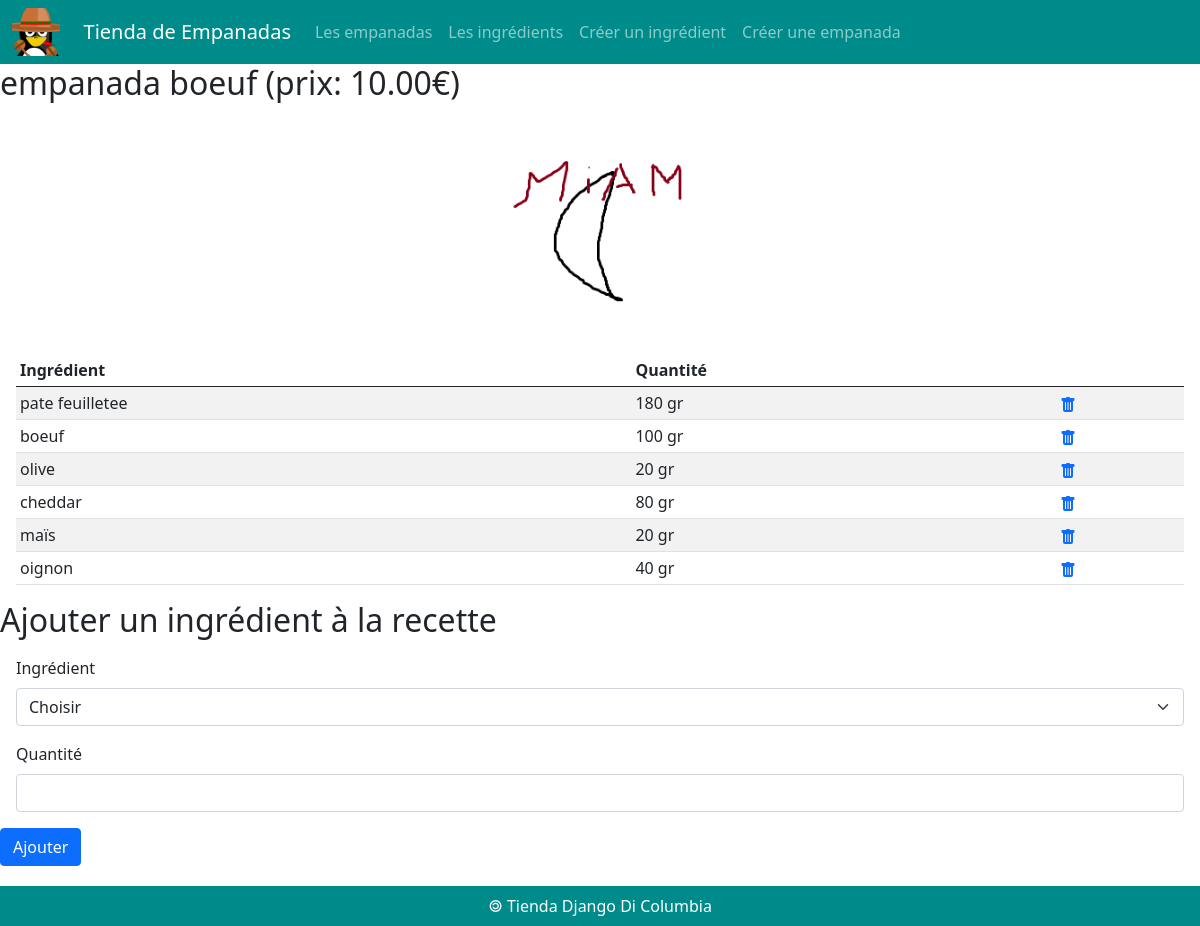
The app's page /empanada/1, older data.
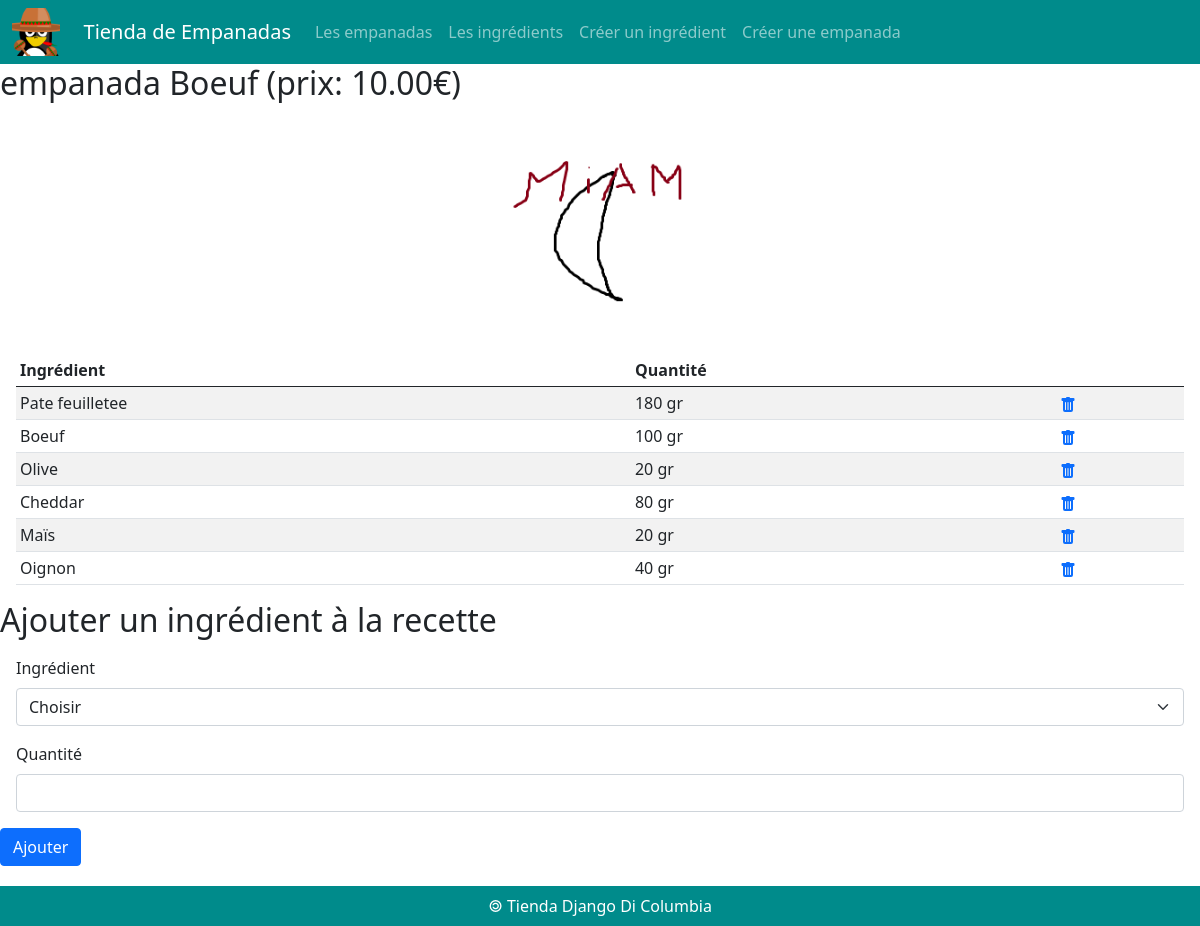
The same page, newer data.
### empanadas/models.py (models this page shows, shortened)
class Empanada(models.Model) :
    idEmpanada = models.AutoField(primary_key = True)
    nomEmpanada = models.CharField(max_length = 50)
    prix = models.DecimalField(max_digits = 6, decimal_places = 2)
    image = models.ImageField(default = 'imagesEmpanadas/default.png', upload_to = 'imagesEmpanadas/')
    def __str__(self) :
        return 'empanada ' + self.nomEmpanada + ' (prix: ' + str(self.prix) + '€)'

class Ingredient(models.Model) :
    idIngredient = models.AutoField(primary_key = True)
    nomIngredient = models.CharField(max_length = 50)
    def __str__(self) :
        return self.nomIngredient

class Composition(models.Model) :
    class Meta :
        unique_together = ('ingredient', 'empanada')
    idComposition = models.AutoField(primary_key = True)
    ingredient = models.ForeignKey(Ingredient, on_delete = models.CASCADE)
    empanada = models.ForeignKey(Empanada, on_delete = models.CASCADE)
    quantite = models.CharField(max_length = 100)

### empanadas/views.py (the view)
# urls.py: path('empanada/<int:empanada_id>', views.empanada),
def empanada(request, empanada_id) :
    laEmpanada = Empanada.objects.get(idEmpanada = empanada_id)
    compos = Composition.objects.filter(empanada = empanada_id)
    ingrs = Ingredient.objects.all()
    recipe = {}
    for compo in compos :
        recipe[compo.ingredient] = compo.quantite
    print(recipe)
    return render(
        request,
        'empanadas/empanada.html',
        {'empanada' : laEmpanada,
         'recette' : recipe,
         'ingredients' : ingrs},
    )

### empanadas/templates/empanadas/empanada.html (shortened to what this page needs)
{% extends 'empanadas/base.html' %}
{% block main %}
<h2>{{empanada}}</h2>
<div class="m-3">
    <figure class="w-25 text-center m-auto">
        <img src="{{MEDIA_URL}}{{empanada.image}}" class="image-fluid" style="width: 75%;"/>
    </figure>
</div>
<div class="m-3">
    <table class="table table-sm table-striped">
        <thead class="thead-dark">
            <tr>
                <th>Ingrédient</th>
                <th>Quantité</th>
                <th></th>
            </tr>
        </thead>
        <tbody>
            {% for ingr, qt in recette.items %}
            <tr>
                <td>{{ingr.nomIngredient}}</td>
                <td>{{qt}} gr</td>
                <td><a href="/empanada/{{empanada.idEmpanada}}/deleteIngredient/{{ingr.idIngredient}}">
                </a></td>
            </tr>
            {% endfor %}
        </tbody>
    </table>
</div>
<h2>Ajouter un ingrédient à la recette</h2>
<form action="/empanada/{{empanada.idEmpanada}}/addIngredient" method="POST">
    <div class="m-3">
        <label for="id_ingredient" class="form-label">
            Ingrédient
        </label>
        <select id="id_ingredient" name="ingredient" class="form-select" required>
            <option selected disabled>Choisir</option>
        </select>
    </div>
    <div class="m-3">
        <label for="id_quantite" class="form-label">
            Quantité
        </label>
        <input id="id_quantite" name="quantite" type="text" maxlength="100" required class="form-control"/>
    </div>
    <button type="submit" class="btn btn-primary" style="margin-bottom: 5%;">Ajouter</button>
</form>
{% endblock %}

Row changes from the older to the newer data that the page shows:
changed Empanada: nomEmpanada+prix "empanada boeuf (prix: 10.00€)" → "empanada Boeuf (prix: 10.00€)"
changed Ingredient: nomIngredient "pate feuilletee" → "Pate feuilletee"
changed Ingredient: nomIngredient "boeuf" → "Boeuf"
changed Ingredient: nomIngredient "olive" → "Olive"
changed Ingredient: nomIngredient "cheddar" → "Cheddar"
changed Ingredient: nomIngredient "maïs" → "Maïs"
changed Ingredient: nomIngredient "oignon" → "Oignon"
